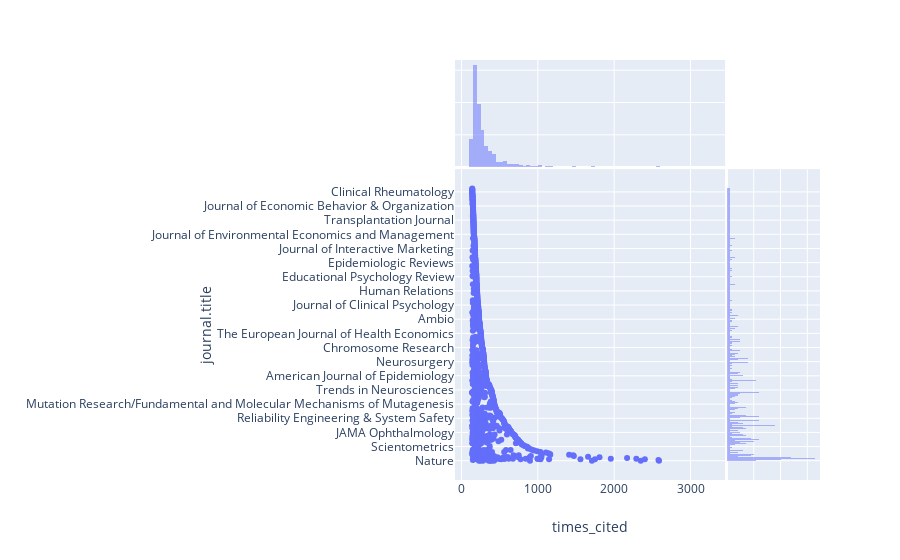

The notebook cell saved with this chart:
### Markdown cell above
#### Distribution of pubs journals for top 1000 cited publications

### Code cell
df = json_normalize(data.publications)
px.scatter(df, x="times_cited", y="journal.title", marginal_x="histogram", marginal_y="histogram")

### Figure 1 — Plotly figure (JSON) as saved in the notebook; plotly's stock layout.template omitted (floating-point values rounded to 4 significant figures; data arrays with more than 128 entries replaced by an {"elided": "..."} marker saying what was removed)
{"data": [{"hoverlabel": {"namelength": 0}, "hovertemplate": "times_cited=%{x}<br>journal.title=%{y}", "legendgroup": "", "marker": {"color": "#636efa", "symbol": "circle"}, "mode": "markers", "name": "", "showlegend": false, "type": "scatter", "uid": "c13bbfce-96d2-4b30-879e-1db75a2e08ec", "x": {"elided": "1000 int values"}, "xaxis": "x", "y": {"elided": "1000 str values"}, "yaxis": "y"}, {"alignmentgroup": "True", "bingroup": "x", "hoverlabel": {"namelength": 0}, "hovertemplate": "times_cited=%{x}<br>count=%{y}", "legendgroup": "", "marker": {"color": "#636efa"}, "name": "", "offsetgroup": "", "opacity": 0.5, "showlegend": false, "type": "histogram", "uid": "f5af87e4-3759-4f90-9ee4-c2398b640686", "x": {"elided": "1000 int values"}, "xaxis": "x", "yaxis": "y2"}, {"alignmentgroup": "True", "bingroup": "y", "hoverlabel": {"namelength": 0}, "hovertemplate": "journal.title=%{y}<br>count=%{x}", "legendgroup": "", "marker": {"color": "#636efa"}, "name": "", "offsetgroup": "", "opacity": 0.5, "showlegend": false, "type": "histogram", "uid": "8c43d587-0662-4554-a4da-ae9c827deda5", "xaxis": "x2", "y": {"elided": "1000 str values"}, "yaxis": "y"}], "layout": {"autosize": true, "barmode": "overlay", "legend": {"tracegroupgap": 0}, "margin": {"t": 60}, "xaxis": {"autorange": true, "domain": [0, 0.74], "range": [-43.22, 3411.0], "showgrid": true, "title": {"text": "times_cited"}, "type": "linear"}, "xaxis2": {"autorange": true, "domain": [0.745, 1], "range": [0, 34.74], "showticklabels": false}, "yaxis": {"autorange": true, "domain": [0, 0.74], "range": [-27.89, 431.9], "showgrid": true, "title": {"text": "journal.title"}, "type": "category"}, "yaxis2": {"autorange": true, "domain": [0.745, 1], "range": [0, 331.6], "showticklabels": false}}}
